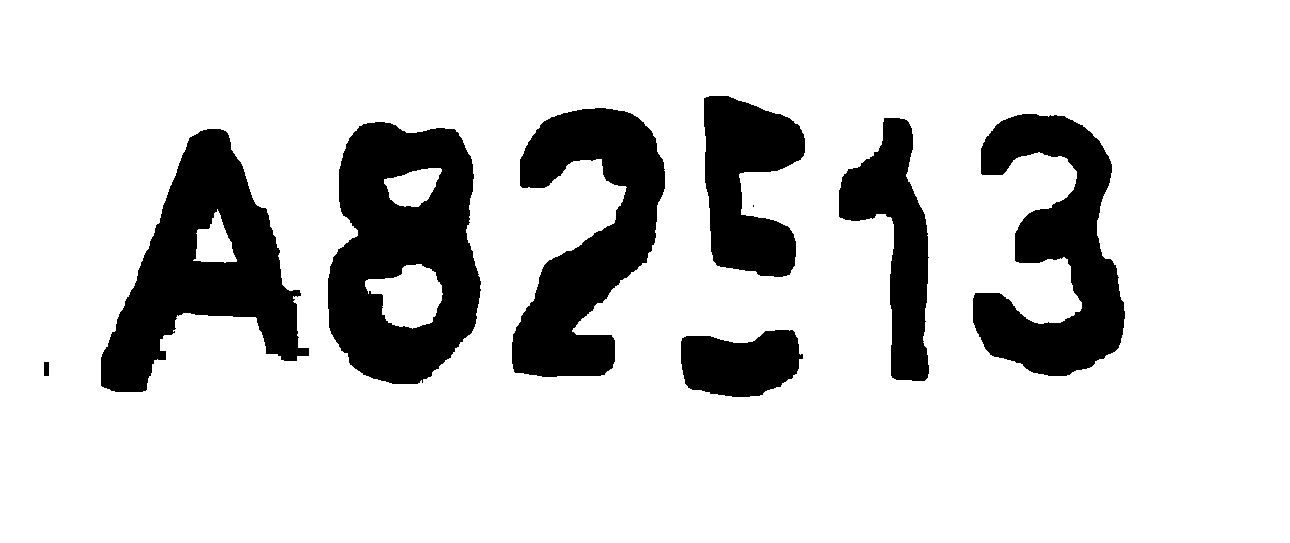
#> input picture V2/csv_to_images/A82613Abnormal.png, 1290 x 543 px; its folder holds only this picture in this run
$ python find_contours_and_split_images_V1.py
#> lines starting #> are read from the running program, lines starting #| are printed output that depends on the picture; after the words box and inside, x2 and y2 are one past the last pixel; in counts of white or black regions, pixels touching at a corner belong together; long printed decimals are rounded
import os
import cv2 as cv
import numpy as np
import sys

folder_path = './csv_to_images/'

def load_images_from_folder(folder_path):

#> called with folder_path = './csv_to_images'
    images = []
    labels = []

    for filename in os.listdir(folder_path):

        img_path = os.path.join(folder_path, filename)

        if os.path.isfile(img_path):

           img = cv.imread(img_path)
#> img is the input picture: shape (543, 1290, 3); 82.3% white; 9 black regions (1 under 20 px), largest, box (x1, y1, x2, y2) and area: (328, 122, 481, 384) 27432, (101, 129, 309, 392) 24257, (512, 108, 665, 377) 21996
           img = cv.cvtColor(img,cv.COLOR_RGB2BGR) # 추가
           images.append(img)

           #cv.imshow("asdf",img)
           #cv.waitKey(0)

           _label = (filename.split('.')[0])
           _new = ""

           for i in range(6):
              _new += _label[i]

        labels.append(_new) # 각 이미지에 대한 레이블 값을 [리스트 형태]로 묶음. ex) image 1 , [E,1,2,3,4,5]

    print("len",len(images))
#| len 1

    return images, labels


def split_6_imgs(image):

    #img_height, img_width, img_channel = image.shape

    gray = cv.cvtColor(image, cv.COLOR_BGR2GRAY)

    # 윤곽선을 찾습니다.
    contours, _ = cv.findContours(gray, cv.RETR_LIST, cv.CHAIN_APPROX_NONE)

    print("contours",len(contours))

    # 찾은 윤곽선을 이미지에 그립니다.
    cv.drawContours(image, contours, -1, (0, 255, 255), 2)

    # 결과 이미지를 출력합니다.
    #cv.imshow('Contours', image)
    #cv.waitKey(0)


    for contour in contours:

       area = cv.contourArea(contour)
       x, y, w, h = cv.boundingRect(contour)
       if area >= 9000.0 and area <= 690000.0 and w/h >= 0.30:
        print("area",area)
        print("w/h",w/h)
        cv.rectangle(image, (x, y), (x+w, y+h), (0, 255, 0), 2)  # 초록색으로 Bounding Box 표시, 두께는 2
        cv.imshow("asdf",image)
        cv.waitKey()

    return image  # Bounding Box가 표시된 이미지를 반환


# 사용 예제
folder_path = './csv_to_images'
images,labels = load_images_from_folder(folder_path)
#> images = 1 item; labels = ['A82613']


for image in images:
  split_6_imgs(image)
#> this loop made 1 pass
#| contours 13
#| area 26016.0
#| w/h 0.7925
#| area 32571.0
#| w/h 0.5871
#| area 11399.5
#| w/h 0.3472
#| area 21393.5
#| w/h 0.5833
#| area 22458.0
#> (further printed lines are left out)
#> pass 1, in split_6_imgs, `cv.imshow("asdf",image)`:
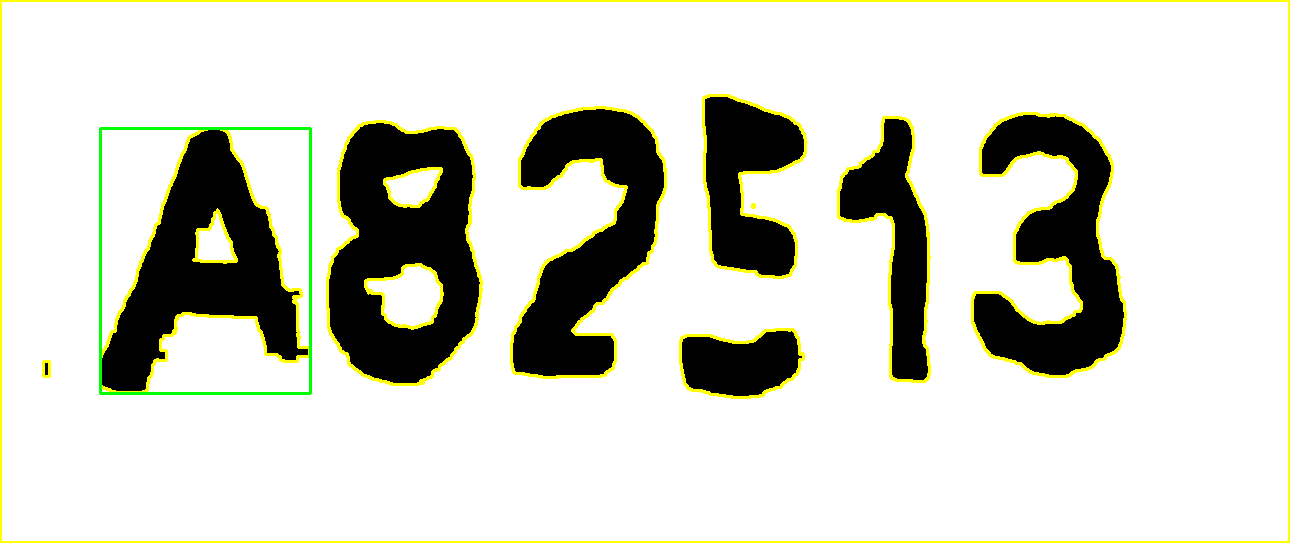
#> window 'asdf': shape (543, 1290, 3); mean B, G, R 201.6, 212.4, 211.3
#> pass 1, in split_6_imgs, `cv.imshow("asdf",image)`:
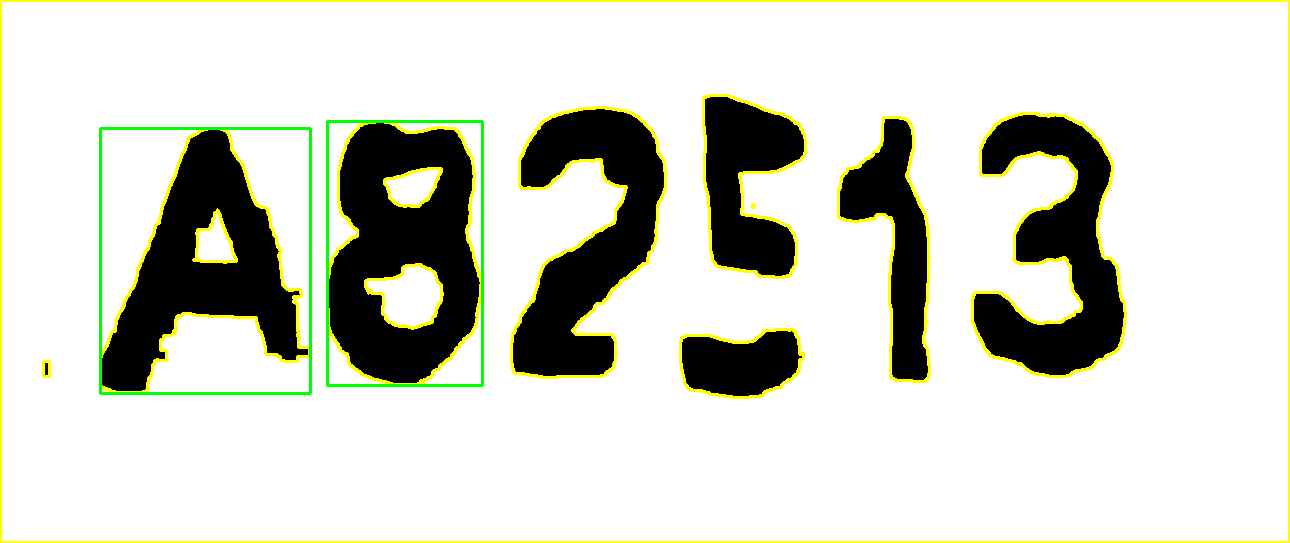
#> window 'asdf': shape (543, 1290, 3); mean B, G, R 200.8, 212.4, 210.4
#> pass 1, in split_6_imgs, `cv.imshow("asdf",image)`:
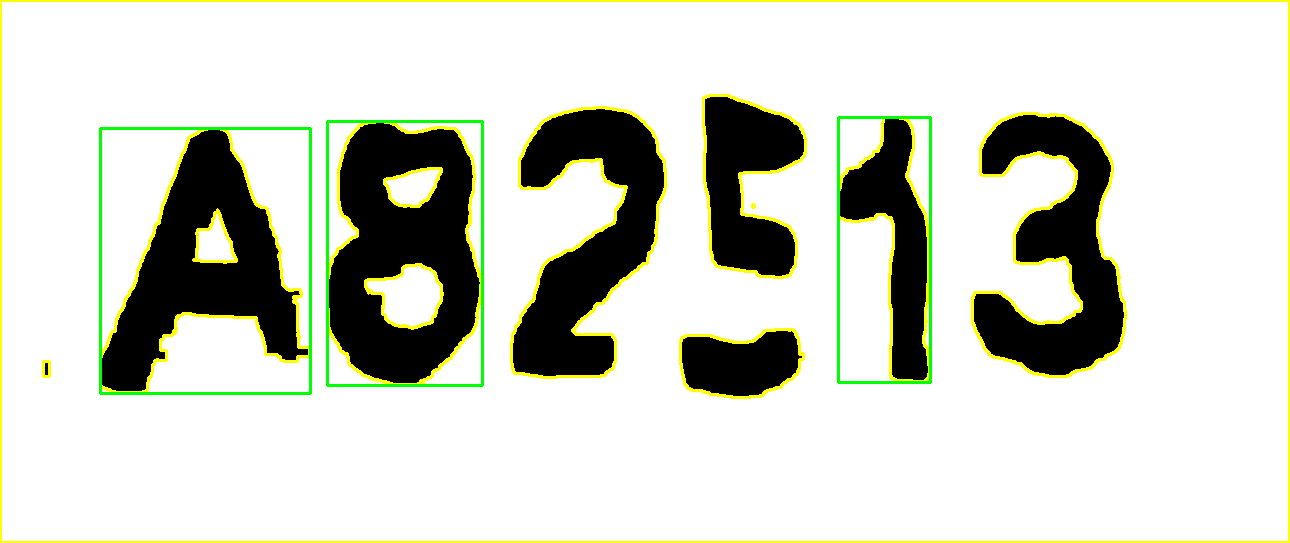
#> window 'asdf': shape (543, 1290, 3); mean B, G, R 200.1, 212.4, 209.6
